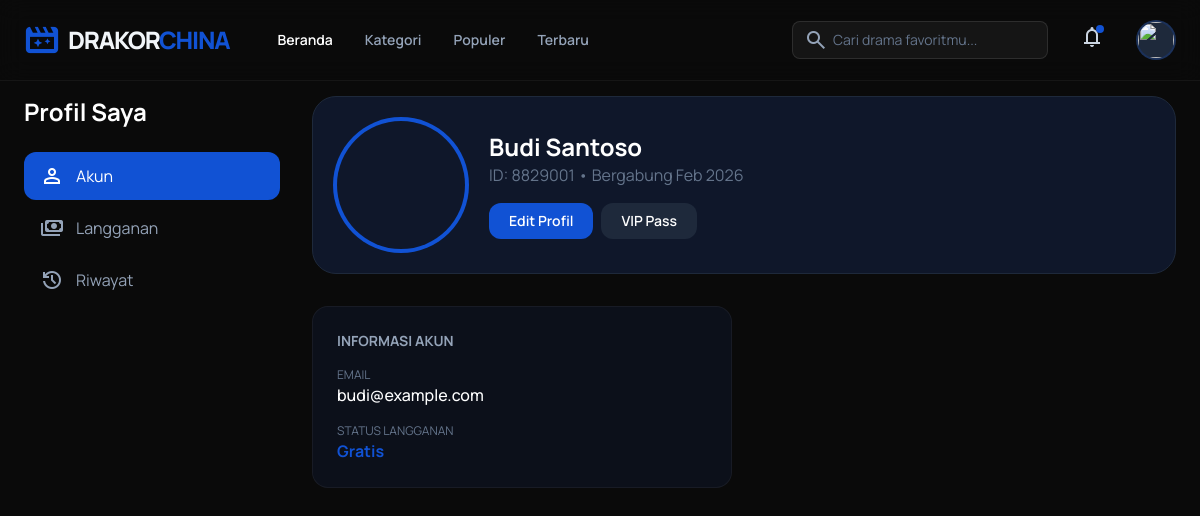
The app's page /profile.php with its own data.
### tables this page shows
CREATE TABLE users (
    id INT AUTO_INCREMENT PRIMARY KEY,
    username VARCHAR(100) NOT NULL,
    email VARCHAR(255) NOT NULL UNIQUE,
    avatar_url VARCHAR(500),
    joined_at TIMESTAMP DEFAULT CURRENT_TIMESTAMP
);

### config/db.php (called while the page is built, shortened)
<?php
function e($string) {
    return htmlspecialchars($string, ENT_QUOTES, 'UTF-8');
}
?>

### profile.php (the view, shortened to what this page needs)
<?php
require_once 'config/db.php';
$stmt = $pdo->query("SELECT * FROM users LIMIT 1");
$user = $stmt->fetch();
include 'includes/header.php';
?>
<div class="min-h-screen bg-background-dark">
    <main class="max-w-[1440px] mx-auto w-full px-6 py-24 flex flex-col lg:flex-row gap-8">
        <aside class="w-full lg:w-64 flex flex-col gap-6">
            <h1 class="text-white text-2xl font-bold">Profil Saya</h1>
            <nav class="flex flex-col gap-1">
                <button class="flex items-center gap-3 px-4 py-3 rounded-xl bg-primary text-white text-left"><span class="material-symbols-outlined">person</span> Akun</button>
                <button class="flex items-center gap-3 px-4 py-3 rounded-xl hover:bg-slate-800 text-slate-400 text-left"><span class="material-symbols-outlined">payments</span> Langganan</button>
                <button class="flex items-center gap-3 px-4 py-3 rounded-xl hover:bg-slate-800 text-slate-400 text-left"><span class="material-symbols-outlined">history</span> Riwayat</button>
            </nav>
        </aside>
        <div class="flex-1 flex flex-col gap-8">
            <section class="bg-slate-900 rounded-3xl p-6 border border-slate-800 flex flex-col md:flex-row items-center gap-6">
                <div class="size-32 rounded-full ring-4 ring-primary bg-cover bg-center" style="background-image: url('<?php echo e($user['avatar_url']); ?>')"></div>
                <div class="text-center md:text-left">
                    <h3 class="text-2xl font-bold text-white"><?php echo e($user['username']); ?></h3>
                    <p class="text-slate-500">ID: <?php echo 8829000 + $user['id']; ?> • Bergabung <?php echo e(date('M Y', strtotime($user['joined_at']))); ?></p>
                    <div class="mt-4 flex flex-wrap justify-center md:justify-start gap-2">
                        <button class="bg-primary px-5 py-2 rounded-xl text-sm font-semibold text-white">Edit Profil</button>
                        <button class="bg-slate-800 px-5 py-2 rounded-xl text-sm font-semibold text-white">VIP Pass</button>
                    </div>
                </div>
            </section>
            <section class="grid grid-cols-1 md:grid-cols-2 gap-6">
                <div class="bg-slate-900/50 p-6 rounded-2xl border border-white/5">
                    <h4 class="text-slate-400 text-sm font-bold uppercase mb-4">Informasi Akun</h4>
                    <div class="space-y-4">
                        <div>
                            <p class="text-xs text-slate-500 uppercase">Email</p>
                            <p class="text-white font-medium"><?php echo e($user['email']); ?></p>
                        </div>
                        <div>
                            <p class="text-xs text-slate-500 uppercase">Status Langganan</p>
                            <p class="text-primary font-bold">Gratis</p>
                        </div>
                    </div>
                </div>
            </section>
        </div>
    </main>
</div>
<?php include 'includes/footer.php'; ?>

### records on screen
users: username "Budi Santoso", 8829000 + $user['id'] "8829001", joined_at "Feb 2026", email "budi@example.com"
